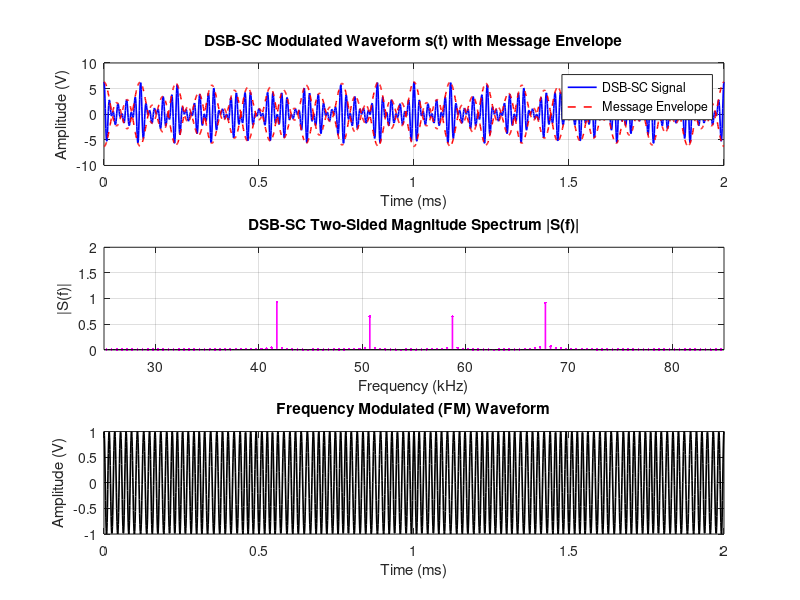

Source code (MATLAB):
% EE419 Comprehensive Assignment - Part 2
% Custom Code for Your Parameters: W = 3, Z = 9, Y = 5
clear; clc; close all;

%% 1. Parameter Definitions
A1 = 2.6;       % Message 1 Amplitude (V)
f1 = 4e3;       % Message 1 Frequency (Hz)
A2 = 3.7;       % Message 2 Amplitude (V)
f2 = 13e3;      % Message 2 Frequency (Hz)
Y = 5;          
fc = (50 + Y) * 1e3; % Your Carrier Frequency: 55 kHz

% Simulation settings
fs = 1e6;       % Sampling Frequency (1 MHz)
Ts = 1/fs;      
t = 0:Ts:2e-3;  % 2 ms window for clean frequency resolution

%% 2. Signal Generation
m = A1*cos(2*pi*f1*t) + A2*cos(2*pi*f2*t); % Multi-tone Message Signal
c = cos(2*pi*fc*t);                        % Carrier Wave

%% 3. Modulation Processing
% DSB-SC Modulation
s_dsb = m .* c; 

% Frequency Modulation (FM)
kf = 2*pi*1000;                   
inst_phase = kf * cumtrapz(t, m); 
s_fm = cos(2*pi*fc*t + inst_phase);

%% 4. FFT for DSB-SC Spectrum
N = length(t);
S_fft = fft(s_dsb)/N;           
S_shift = fftshift(S_fft);      
f = (-N/2:N/2-1)*(fs/N);        

%% 5. Plotting Panels
figure('Name', 'Part 2: Analog Modulation Systems', 'NumberTitle', 'off');

% Subplot 1: DSB-SC Time Domain
subplot(3,1,1);
plot(t*1e3, s_dsb, 'b', 'LineWidth', 1.2); hold on;
plot(t*1e3, m, 'r--', 'LineWidth', 1.1);  % Upper Envelope
plot(t*1e3, -m, 'r--', 'LineWidth', 1.1); % Lower Envelope
grid on;
title('DSB-SC Modulated Waveform s(t) with Message Envelope');
xlabel('Time (ms)'); ylabel('Amplitude (V)');
legend('DSB-SC Signal', 'Message Envelope');
xlim([0 2]);

% Subplot 2: DSB-SC Frequency Spectrum
subplot(3,1,2);
stem(f*1e-3, abs(S_shift), 'm.', 'LineWidth', 1.2);
grid on;
title('DSB-SC Two-Sided Magnitude Spectrum |S(f)|');
xlabel('Frequency (kHz)'); ylabel('|S(f)|');
xlim([25 85]); % Fits all 4 of your true sidebands perfectly
ylim([0 2]);

% Subplot 3: FM Time Domain
subplot(3,1,3);
plot(t*1e3, s_fm, 'k', 'LineWidth', 1.2);
grid on;
title('Frequency Modulated (FM) Waveform');
xlabel('Time (ms)'); ylabel('Amplitude (V)');
xlim([0 2]);
